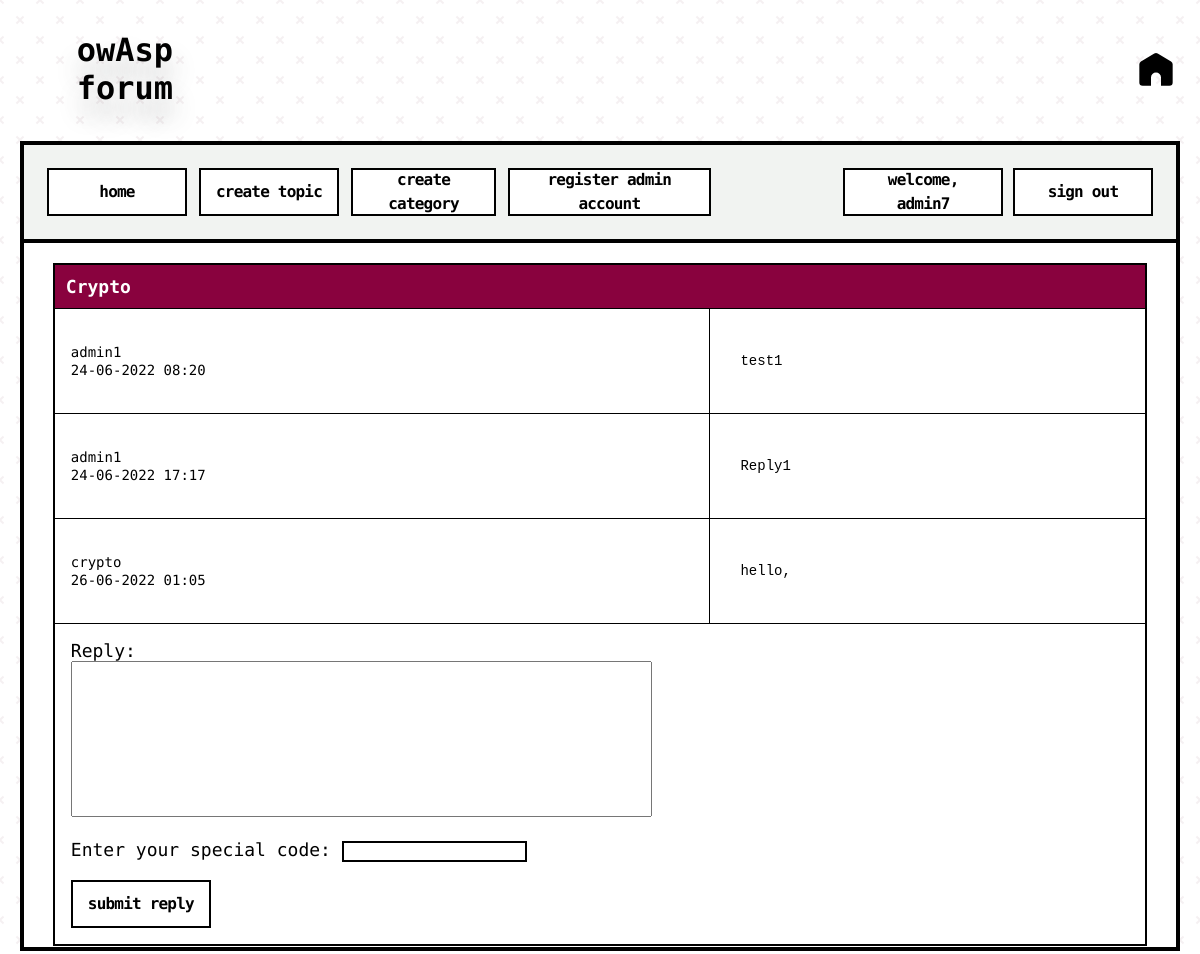
Page /forum/topic.php?id=22 (signed in) on the committed database.
### tables this page shows
CREATE TABLE `topics` (
  `topic_id` int(8) NOT NULL,
  `topic_subject` varchar(255) NOT NULL,
  `topic_date` datetime NOT NULL,
  `topic_cat` int(8) NOT NULL,
  `topic_by` int(8) NOT NULL
);

CREATE TABLE `posts` (
  `post_id` int(8) NOT NULL,
  `post_content` text NOT NULL,
  `post_date` datetime NOT NULL,
  `post_topic` int(8) NOT NULL,
  `post_by` int(8) NOT NULL
);

CREATE TABLE `users` (
  `user_id` int(8) NOT NULL,
  `user_name` varchar(30) NOT NULL,
  `user_pass` varchar(255) NOT NULL,
  `user_email` varchar(255) NOT NULL,
  `user_date` datetime NOT NULL,
  `user_level` int(8) NOT NULL,
  `user_code` varchar(255) NOT NULL
);

### forum/topic.php (the view, shortened to what this page needs)
<?php
include 'database.php';
include 'header.php';
$sql = "SELECT
			topic_id,
			topic_subject
		FROM
			topics
		WHERE
			topics.topic_id = " . $_GET['id'];
$result = mysqli_query($connect_database, $sql);
if(!$result)
{
	echo '<br><font style="font-size: 14px;">The topic could not be displayed, please try again later.</font><br><br>';
}
else
{
	if(mysqli_num_rows($result) == 0)
	{
		echo '<br><font style="font-size: 14px;">This topic doesn&prime;t exist.</font><br><br>';
	}
	else
	{
		while($row = mysqli_fetch_assoc($result))
		{
			echo '<table class="topic" border="1">
					<tr>
						<th colspan="2">' . $row['topic_subject'] . '</th>
					</tr>';
			$posts_sql = "SELECT
						posts.post_topic,
						posts.post_content,
						posts.post_date,
						posts.post_by,
						users.user_id,
						users.user_name
					FROM
						posts
					LEFT JOIN
						users
					ON
						posts.post_by = users.user_id
					WHERE
						posts.post_topic = " . $_GET['id'];
			$posts_result = mysqli_query($connect_database, $posts_sql);
			if(!$posts_result)
			{
				echo '<tr><td>The posts could not be displayed, please try again later.</tr></td></table>';
			}
			else
			{
				while($posts_row = mysqli_fetch_assoc($posts_result))
				{
					echo '<tr class="topic-post">
							<td class="user-post"><font style="font-size: 14px;">' . $posts_row['user_name'] . '<br>' . date('d-m-Y H:i', strtotime($posts_row['post_date'])) . '</font></td>
							<td class="post-content"><pre style="font-size: 14px;">' . stripslashes(htmlentities($posts_row['post_content'])) . '</pre></td>
						  </tr>';
				}
			}
			if(!isset($_SESSION['signed_in']))
			{
				echo '<tr><td colspan=2>You must be <a href="signin.php">signed in</a> to reply. You can also <a href="signup.php">sign up</a> for an account.';
			}
			else
			{
				echo '<tr><td colspan="2"><font style="font-size: 18px;">Reply:</font><br>';
			    echo '<form method="post" action="reply.php?id=' . $row['topic_id'] . '">';
				echo '<textarea style="resize:none;" name="reply-content" rows="10" cols="70" wrap="pyhsical"></textarea><br /><br />';
				echo '<font style="font-size: 18px;">Enter your special code: </font><input type="password" name="user_code" style="border: 2px solid black;"></input><br><br>';
				echo '<input type="submit" value="submit reply" id="item"/>';
				echo '</form></td></tr>';
			}
			echo '</table>';
		}
	}
}
include 'footer.php';

### forum/style.css (style rules this page uses)
html { font-family: "Open Sans;", sans-serif; }
body { text-align: center; }
table { border-collapse: collapse; width: 100%; border: 2px solid #000; }
th { background-color: #89023e; color: #ffffff; font-family: "Source Code Pro"; padding-top: 11px; padding-left: 11px; padding-bottom: 11px; font-size: 18px; }
td { padding: 16px; }
font { font-family: "Source Code Pro", monospace; font-weight: 500; font-size: 20px; }
#item { font-family: "Major Mono Display", monospace; align-items: center; background-color: #fff; border: 2px solid #000; box-sizing: border-box; color: #000; cursor: pointer; display: inline-flex; fill: #000; font-size: 16px; font-weight: 600; height: 48px; justify-content: center; letter-spacing: -0.8px; line-height: 24px; min-width: 140px; outline: 0; padding: 0 9px; text-align: center; text-decoration: none; transition: all 0.3s; user-select: none; -webkit-user-select: none; touch-action: manipulation; }
.topic-post { height: 100px; overflow: auto; }
.post-content { padding: 30px; }

### rows in the picture
topics: topic_subject "Crypto"
posts: post_by.user_name "admin1", post_date "24-06-2022 08:20", post_content "test1"
posts: post_by.user_name "admin1", post_date "24-06-2022 17:17", post_content "Reply1"
posts: post_by.user_name "crypto", post_date "26-06-2022 01:05", post_content "hello,"

### other values in the picture
$_SESSION['user_name'] "admin7"
